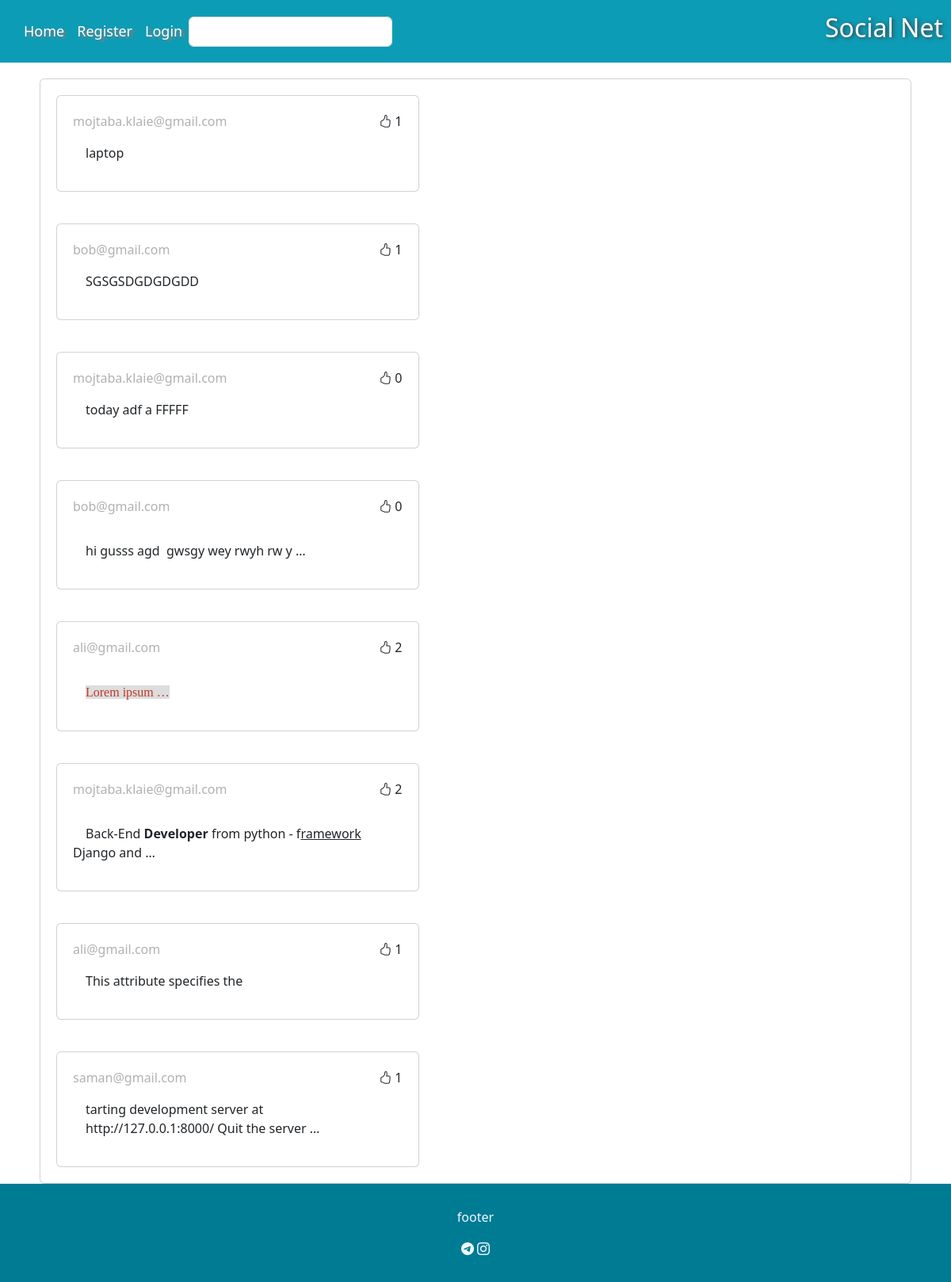
The page / on the database its author committed.
### home/models.py (models this page shows, shortened)
class Post(models.Model):
    user = models.ForeignKey(get_user_model(), on_delete=models.CASCADE)
    body = RichTextField()
    slug = models.SlugField()
    image = models.ImageField(upload_to='products/', default=False)
    created = models.DateTimeField(auto_now_add=True)
    updated = models.DateTimeField(auto_now=True)
    class Meta:
        ordering = ('-created',)
    def get_absolute_url(self):
        return reverse('home:post_detail', args=(self.id, self.slug))
    def like_count(self):
        return self.plike.count()

### accounts/models.py (models this page shows, shortened)
class User(AbstractBaseUser):
    email = models.EmailField(max_length=150, unique=True)
    phone_number = models.CharField(max_length=11, unique=True)
    full_name = models.CharField(max_length=150)
    is_active = models.BooleanField(default=True)
    is_admin = models.BooleanField(default=False)
    bio = models.TextField(blank=True, null=True)
    image = models.ImageField(upload_to='profile/')
    objects = UserManager()
    USERNAME_FIELD = 'phone_number'
    REQUIRED_FIELDS = ['email', 'full_name']
    def __str__(self):
        return self.email

### home/views.py (the view)
# urls.py: path('', views.HomeView.as_view(), name='home'),
class HomeView(View):
    form_class = SearchForm
    def get(self, request):
        post = Post.objects.all()
        if request.GET.get('search'):
            post = post.filter(body__contains=request.GET['search'])
        return render(request, 'home/index.html', {'post': post, 'form_search':self.form_class})

### home/templates/home/index.html
{% extends 'base.html' %}
{% load static %}
{% block extra_headers %}
    <link rel="stylesheet" href="{% static 'home/css/style.css' %}">
{% endblock %}
{% block content %}
    {% for posts in post %}
        <div class="card col-md-5 card-home" style="margin: 20px; padding: 20px; transition: all 250ms ease 70ms; ">
        <div style="display: flex; justify-content: space-between;">
            <span style="color: rgb(179, 176, 176);">{{ posts.user }}</span>
            <span><i class="bi bi-hand-thumbs-up"></i>
             {{ posts.like_count }}
            </span>
        </div>
        <a href="{{ posts.get_absolute_url }}" class="card-body" style="text-decoration: none;">{{ posts.body|truncatewords:8|safe }}</a>
        </div>
    {% endfor %}
{% endblock %}

### templates/base.html (shortened to what this page needs)
{% load static %}
<!DOCTYPE html>
<html lang="en">
<head>
    <link href="https://cdn.jsdelivr.net/npm/bootstrap@5.3.2/dist/css/bootstrap.min.css" rel="stylesheet">
    <link rel="stylesheet" href="{% static 'css/base_styles.css' %}">
    <link rel="stylesheet" href="https://cdn.jsdelivr.net/npm/bootstrap-icons@1.11.3/font/bootstrap-icons.min.css">
    {% block extra_headers %} {% endblock %}
</head>
<body>
    <div style="display: flex; justify-content: space-between; padding: 10px; margin-bottom: 20px;
         background-color:hsl(189, 87%, 38%); align-items: center;">
        <div>{% include 'inc/navbar.html' %}</div>
        <div><h2 style="color: rgb(255, 255, 255); text-shadow: 2px 1px 5px rgb(62, 62, 68) ;">Social Net</h2></div>
    </div>
    <div class="card" style="background-color: rgb(255, 255, 255); width: 1100px; margin: auto; padding: auto;">
        {% block content %} {% endblock %}
    </div>
    <div class="footer" style="padding: 30px; background-color:rgb(0, 123, 148);text-align: center;
                        color: aliceblue;">
        <p class="footer">footer</p>
        <i class="bi bi-telegram"></i>
        <i class="bi bi-instagram"></i>
    </div>
</body>
</html>

### templates/inc/navbar.html
<nav class="navbar navbar-expand-lg">
    <div class="container-fluid">
      <div class="navbar-nav">
        <a class="nav-link active" href="{% url 'home:home' %} "
        style="color: rgb(255, 255, 255); text-shadow: 4px 2px 2px rgb(129, 124, 124); font-size: 18px;">Home</a>
        {% if request.user.is_authenticated %}
        <a class="nav-link active" href="{% url 'accounts:user_profile' request.user.id %}"
        style="color: rgb(255, 255, 255); text-shadow: 4px 2px 2px rgb(129, 124, 124); font-size: 18px;">Profile</a>
        <a class="nav-link active" href="{% url 'accounts:user_logout' %}"
        style="color: rgb(255, 255, 255); text-shadow: 4px 2px 2px rgb(129, 124, 124); font-size: 18px;">Logout</a>
        {% else %}
        <a class="nav-link active" href="{% url 'accounts:user_register' %}"
        style="color: rgb(255, 255, 255); text-shadow: 4px 2px 2px rgb(129, 124, 124); font-size: 18px;">Register</a>
        <a class="nav-link active" href="{% url 'accounts:user_login' %}"
        style="color: rgb(255, 255, 255); text-shadow: 4px 2px 2px rgb(129, 124, 124); font-size: 18px;">Login</a>
        {% endif %}
      </div>
      <div>
        <form action="" method="get">
          {{ form_search }}
        </form>
      </div>
    </div>
  </nav>

### static/css/base_styles.css (style rules this page uses)
.footer { text-align: center; color: aliceblue; }

### rows shown on the page
Post: user "mojtaba.klaie@gmail.com", like_count "1", body "laptop"
Post: user "bob@gmail.com", like_count "1", body "SGSGSDGDGDGDD"
Post: user "mojtaba.klaie@gmail.com", like_count "0", body "today adf a FFFFF"
Post: user "bob@gmail.com", like_count "0", body "hi gusss agd gwsgy wey rwyh rw y …"
Post: user "ali@gmail.com", like_count "2", body "Lorem ipsum …"
Post: user "mojtaba.klaie@gmail.com", like_count "2", body "Back-End Developer from python - f ramework Django and …"
Post: user "ali@gmail.com", like_count "1", body "This attribute specifies the"
Post: user "saman@gmail.com", like_count "1", body "tarting development server at http://127.0.0.1:8000/ Quit the server …"
